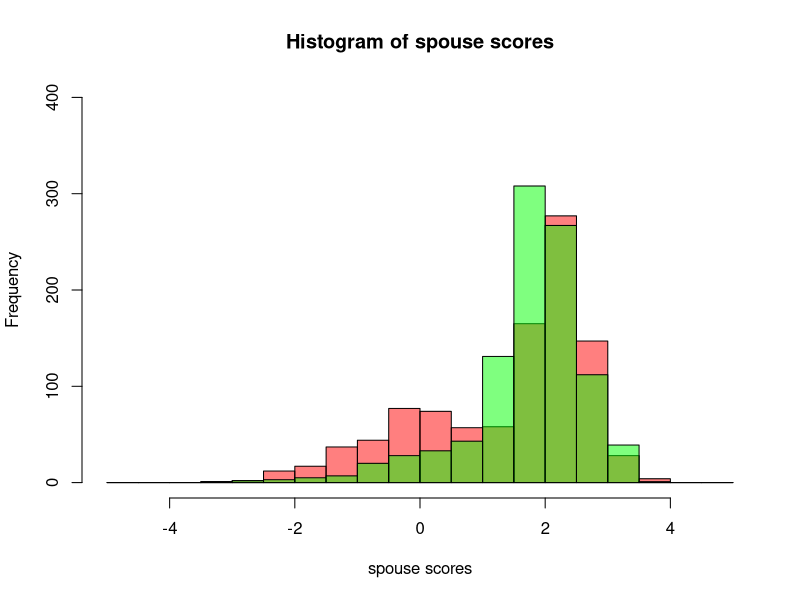

Reproduce this figure in R. (Note: a time limit stopped this script after it produced the figure.)
# Question 1
# One of the advantages of using a simulation to model your system is that you have access to all information about the system. In the above analyses, we only considered the mean scores for each n. For each of the two strategies considered above, prepare a histogram of the scores at the optimal n. Does this new information influence which strategy you might adopt or recommend?

# My answer:
# step1: determine the optimal n by simulation (assume I don't know the optimal n is 1/e*N)
# for strategy 1:
simulate.dating.1 <- function(N = 100, n = N/exp(1), niter = 1000, mean = TRUE) {
  spouse.score <- numeric(length = niter)
  for(case.idx in 1:niter) {
    score <- rnorm(N)
    optimal.score<- max(score)
    cutoff.score <- max(score[1:n])
    spouse.index <- n + which(score[n+1:N] > cutoff.score)[1]
    
    if (is.na(spouse.index)) {
      spouse.index <- N
    }
    
    spouse.score[case.idx] <- (score[spouse.index] == optimal.score)
  }
  return(mean = mean(spouse.score))
}

trials <- 1:100
optimals.1 <- numeric(length(trials))
for(i in trials) {
  sampled <- seq(5, 95, 2)
  means.1 <- numeric(length = length(sampled))
  
  for(idx in 1:length(sampled)) {
    means.1[idx] <- simulate.dating.1(N=100, n = sampled[idx], niter = 1000, mean = TRUE)
  }
  
  optimals.1[i] <- sampled[which.max(means.1)]
} 

optimal.n.1 <- mean(optimals.1) # the value is around 36.26

# for strategy 2:
simulate.dating.2 <- function(N = 100, n = N/exp(1), niter = 1000, mean = TRUE) {
  spouse.score <- numeric(length = niter)
  for(case.idx in 1:niter) {
    score <- rnorm(N)
    optimal.score<- max(score)
    cutoff.score <- max(score[1:n])
    spouse.index <- n + which(score[n+1:N] > cutoff.score)[1]
    
    if (is.na(spouse.index)) {
      spouse.index <- N
    }
    
    spouse.score[case.idx] <- score[spouse.index]
  }
  return(mean = mean(spouse.score))
}

trials <- 1:100
optimals.2 <- numeric(length(trials))
for(i in trials) {
  sampled <- seq(5, 95, 2)
  means.2 <- numeric(length = length(sampled))
  
  for(idx in 1:length(sampled)) {
    means.2[idx] <- simulate.dating.2(N=100, n = sampled[idx], niter = 1000, mean = TRUE)
  }
  
  optimals.2[i] <- sampled[which.max(means.2)]
} 

optimal.n.2 <- mean(optimals.2) # the value is arond 14.96

# step2: plot the histograph:
hist.dating <- function(N = 100, n, niter = 1000) {
    spouse.scores <- numeric(length = niter)
    for (case.idx in 1:niter) {
      score <- rnorm(N)
      optimal.score <- max(score)
      cutoff.score <- max(score[1:n])
      spouse.index <- n + which(score[n+1:N] > cutoff.score)[1]
      if (is.na(spouse.index)) {
        spouse.index <- N
      }
      spouse.scores[case.idx] <- score[spouse.index]
    }
    return(spouse.scores)
}
hist(hist.dating(100,optimal.n.1,niter = 1000),breaks=seq(-5,5,0.5),col=rgb(1,0,0,0.5),ylim=c(0,400), main=paste("Histogram of", "spouse scores"), xlab = "spouse scores")# red 
hist(hist.dating(100,optimal.n.2,niter = 1000),breaks=seq(-5,5,0.5),col=rgb(0,1,0,0.5),add=T)#green
# the 1st strategy scores are shown as red. It's slightly more likely to get an optimal score(>2.5), but the scores are more spreading out, including the low ones(<0). The 2nd strategy scores are more likely to get a decent score and less likely to get a low score.
# Generally speaking, although using 1st strategy is more likely to find a soul mate with optimal score, using the 2nd strategy is more likely to find someone with a decent score, less likely to get a low score.

###########################################################################

# Question2: The simulation we described in class assumes that the candidates come from a normal distribution, with a standard deviation of 1. For each of the strategies, do the results change if the standard deviation is different? What about if the distribution is different, e.g., a uniform or poisson distribution? Can you reason out why?

# My answer: 
# For strategy 1, changing the SD or changing the scores to uniform distribution won't change the optimal score; changing the scores to poisson distribution will change the optimal score. Because the density plots of normal distribution and uniform distribution are symmetric, and it won't change the optimal n when we consider the chance of getting the optimal score as the criteria for success.

# For strategy 2, changing the SD won't change the optimal score, but changing to poisson/uniform distribution will change the optimal score, because the chance to get a relatively decent score is changed. It changes the optimal n when we use the score of the spouse as the criteria to determine n.

# This can be confirmed by simulating as well.

# The following is the coding for strategy 1 with different distributions
simulate.dating.1 <- function(N = 100, n = N/exp(1), niter = 1000, mean = TRUE) {
  spouse.score <- numeric(length = niter)
  for(case.idx in 1:niter) {
     score <- rnorm(N)
    # for normal distribution with sd = 100
    # score <- rnorm(N, sd = 100) # the optimal n is 37.18 
    # for poisson distribution
    # score <- rpois(100, 0.25) # the optimal n is 10.46
    # for uniform distribution
    # score <- runif(100, -1, 1) # the optimal n is 38.02 
    optimal.score<- max(score)
    cutoff.score <- max(score[1:n])
    spouse.index <- n + which(score[n+1:N] > cutoff.score)[1]
    
    if (is.na(spouse.index)) {
      spouse.index <- N
    }
    
    spouse.score[case.idx] <- (score[spouse.index] == optimal.score)
  }
  return(mean = mean(spouse.score))
}

trials <- 1:100
optimals <- numeric(length(trials))
for(i in trials) {
  sampled <- seq(5, 95, 2)
  means <- numeric(length = length(sampled))
  
  for(idx in 1:length(sampled)) {
    means[idx] <- simulate.dating.1(N=100, n = sampled[idx], niter = 1000, mean = TRUE)
  }
  
  optimals[i] <- sampled[which.max(means)]
} 
optimal.n <- mean(optimals)

# The following is the coding for strategy 2 with different distributions
simulate.dating.2 <- function(N = 100, n = N/exp(1), niter = 1000, mean = TRUE) {
  spouse.score <- numeric(length = niter)
  for(case.idx in 1:niter) {
     score <- rnorm(N) # the optimal n is 14.96
    # for normal distribution with sd = 100
    # score <- rnorm(N, sd = 100) # the optimal n is 14.94
    # for poisson distribution
    # score <- rpois(100, 0.25) # the optimal n is 8.00
    # for uniform distribution
    #score <- runif(100, -1, 1) # the optimal n is 9.44 
    optimal.score<- max(score)
    cutoff.score <- max(score[1:n])
    spouse.index <- n + which(score[n+1:N] > cutoff.score)[1]
    
    if (is.na(spouse.index)) {
      spouse.index <- N
    }
    
    spouse.score[case.idx] <- score[spouse.index]
  }
  return(mean = mean(spouse.score))
}

trials <- 1:100
optimals <- numeric(length(trials))
for(i in trials) {
  sampled <- seq(5, 95, 2)
  means <- numeric(length = length(sampled))
  
  for(idx in 1:length(sampled)) {
    means[idx] <- simulate.dating.2(N=100, n = sampled[idx], niter = 1000, mean = TRUE)
  }
  
  optimals[i] <- sampled[which.max(means)]
} 

optimal.n <- mean(optimals) 

############################################

# Question 3:One of the assumptions in the classic statement of this problem is that the candidate will always accept when you propose to them. How would you change the model to include the possibility of rejection? Do you think that a constant probability of rejection is a good model? It may be that if you find somebody very compatible, chances are good that they like you a lot too, and vice versa. How might you model the case where the chance of rejection is proportional to how much you like them?

# My answer:
#  I'd like to use the first strategy, and consider it's a success only when a soulmate is found. The chance to be accepted fits binomial distribution. The acceptance rate is positively proportional to the score, i.e. the person is more likely to accept me when I like him a lot too.

simulate.dating.1.1 <- function(N = 100, n = N/exp(1), niter = 1000) {
  spouse.score <- numeric(length = niter)
  for(case.idx in 1:niter) {
    score <- rnorm(N)
    optimal.score<- max(score)
    cutoff.score <- max(score[1:n])
    spouse.index <- n + which(score[n+1:N] > cutoff.score)[1]
    
    # flip a coin to mimic the chance to be rejected, the probability of success is positively proportional to the score (how I like the person)
    i <- 0
    while (!is.na(spouse.index)) {
      coinflip <- rbinom(1,1, prob = exp(score[spouse.index])/(2*exp(optimal.score)))
      if(coinflip == 1) {break}
      if(coinflip == 0) {spouse.index <- n + which(score[n+1:N] > cutoff.score)[2+i]}
      i <- i+1
    }
    spouse.index <- n + which(score[n+1:N] > cutoff.score)[1+i]
    
    if(is.na(spouse.index)){
      spouse.index <- N} 
    # if the last person rejects me I don't care, because it's considered a failure anyway.
    
    spouse.score[case.idx] <- (score[spouse.index] == optimal.score)
  } 
  return(mean(spouse.score))
}

trials <- 1:100
optimals <- numeric(length(trials))
for(i in trials) {
  sampled <- seq(5, 95, 2)
  means <- numeric(length = length(sampled))
  
  for(idx in 1:length(sampled)) {
    means[idx] <- simulate.dating.1.1(N=100, n = sampled[idx], niter = 1000)
  }
  
  optimals[i] <- sampled[which.max(means)]
} 
optimal.n <- mean(optimals) # the optimal n is 24.68

#The result shows that considering the chance to be rejected, we should decrease the training pool size (n).
